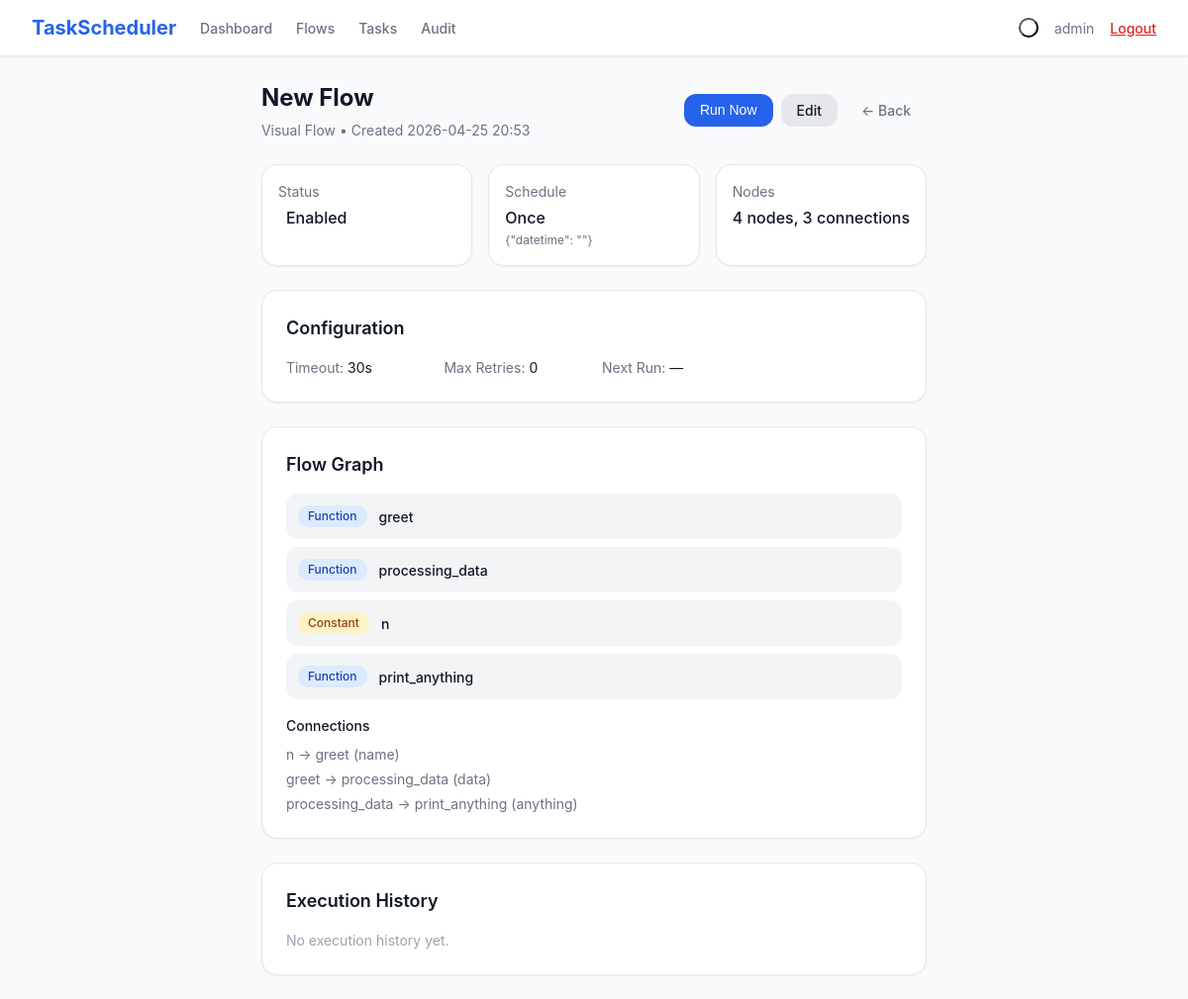
The page /flow/3 (signed in) on the database its author committed.
### models.py (models this page shows, shortened)
class Flow(db.Model):
    __tablename__ = 'flows'
    id = db.Column(db.Integer, primary_key=True)
    name = db.Column(db.String(200), nullable=False)
    schedule_type = db.Column(db.String(50), nullable=False)
    schedule_config = db.Column(db.Text, default='{}')
    enabled = db.Column(db.Boolean, default=True)
    nodes = db.Column(db.Text, default='[]')
    connections = db.Column(db.Text, default='[]')
    timeout_seconds = db.Column(db.Integer, default=30)
    max_retries = db.Column(db.Integer, default=0)
    last_run_time = db.Column(db.DateTime, nullable=True)
    last_run_status = db.Column(db.String(20), nullable=True)
    last_run_output = db.Column(db.Text, nullable=True)
    last_run_node_errors = db.Column(db.Text, default='{}')
    next_run_time = db.Column(db.DateTime, nullable=True)
    created_at = db.Column(db.DateTime, default=datetime.utcnow)
    updated_at = db.Column(db.DateTime, default=datetime.utcnow, onupdate=datetime.utcnow)
    def get_nodes(self):
        return json.loads(self.nodes) if self.nodes else []
    def get_connections(self):
        return json.loads(self.connections) if self.connections else []
    def get_schedule_config(self):
        return json.loads(self.schedule_config) if self.schedule_config else {}
    def get_node_errors(self):
        return json.loads(self.last_run_node_errors) if self.last_run_node_errors else {}

### app.py (the view)
@app.route('/flow/<int:id>')
@login_required
def flow_detail(id):
    flow = Flow.query.get_or_404(id)
    logs = ExecutionLog.query.filter_by(flow_id=id).order_by(ExecutionLog.run_time.desc()).limit(20).all()
    return render_template('flow_detail.html', flow=flow, logs=logs)

### app.py (called while the page is built)
def login_required(f):
    @wraps(f)
    def decorated_function(*args, **kwargs):
        if 'user_id' not in session:
            if request.is_json or request.path.startswith('/api/'):
                return jsonify({'error': 'Unauthorized'}), 401
            return redirect(url_for('login'))
        return f(*args, **kwargs)
    return decorated_function

### templates/flow_detail.html (shortened to what this page needs)
{% extends "base.html" %}
{% block content %}
<div class="max-w-5xl mx-auto space-y-6">
    <div class="flex items-center justify-between">
        <div>
            <h1 class="text-2xl font-bold text-body">{{ flow.name }}</h1>
            <p class="text-sm text-muted mt-1">Visual Flow &bull; Created {{ flow.created_at.strftime('%Y-%m-%d %H:%M') }}</p>
        </div>
        <div class="flex gap-2">
            <button onclick="runFlow({{ flow.id }})" class="btn btn-primary">Run Now</button>
            <a href="{{ url_for('flow_edit', id=flow.id) }}" class="btn btn-secondary">Edit</a>
            <a href="{{ url_for('flows_list') }}" class="btn btn-ghost">&larr; Back</a>
        </div>
    </div>
    <div class="grid grid-2 md-grid-3 gap-4">
        <div class="card p-4">
            <div class="text-sm text-muted">Status</div>
            <div class="flex items-center gap-2 mt-1">
                <span class="font-medium text-body">{{ 'Enabled' if flow.enabled else 'Disabled' }}</span>
            </div>
        </div>
        <div class="card p-4">
            <div class="text-sm text-muted">Schedule</div>
            <div class="font-medium text-body mt-1">{{ flow.schedule_type|title }}</div>
            <div class="text-xs text-muted mt-0-5">{{ flow.get_schedule_config()|tojson }}</div>
        </div>
        <div class="card p-4">
            <div class="text-sm text-muted">Nodes</div>
            <div class="font-medium text-body mt-1">{{ flow.get_nodes()|length }} nodes, {{ flow.get_connections()|length }} connections</div>
        </div>
    </div>
    <div class="card p-6">
        <h3 class="text-lg font-semibold text-body mb-4">Configuration</h3>
        <div class="grid grid-2 md-grid-4 gap-4 text-sm">
            <div><span class="text-muted">Timeout:</span> <span class="text-body">{{ flow.timeout_seconds }}s</span></div>
            <div><span class="text-muted">Max Retries:</span> <span class="text-body">{{ flow.max_retries }}</span></div>
            <div><span class="text-muted">Next Run:</span> <span class="text-body">{{ flow.next_run_time.strftime('%Y-%m-%d %H:%M') if flow.next_run_time else '—' }}</span></div>
        </div>
    </div>
    <div class="card p-6">
        <h3 class="text-lg font-semibold text-body mb-4">Flow Graph</h3>
        {% set nodes = flow.get_nodes() %}
        {% set conns = flow.get_connections() %}
        {% if nodes %}
        <div class="space-y-2">
            {% for node in nodes %}
            <div class="flex items-center gap-3 p-3 bg-gray-100 dark:bg-gray-900 rounded-lg">
                <span class="badge {% if node.type == 'function' %}badge-blue{% else %}badge-amber{% endif %}">{{ node.type|title }}</span>
                <span class="font-medium text-sm text-body">{{ node.name }}</span>
                {% set node_errors = flow.get_node_errors() %}
            </div>
            {% endfor %}
        </div>
        {% if conns %}
        <div class="mt-4">
            <h4 class="text-sm font-medium text-body mb-2">Connections</h4>
            <div class="space-y-1">
                {% for conn in conns %}
                {% set src = nodes|selectattr('id', 'equalto', conn.source)|first %}
                {% set tgt = nodes|selectattr('id', 'equalto', conn.target)|first %}
                <div class="text-sm text-muted">
                    {{ src.name if src else conn.source }} &rarr; {{ tgt.name if tgt else conn.target }} ({{ conn.targetParam }})
                </div>
                {% endfor %}
            </div>
        </div>
        {% endif %}
        {% else %}
        <p class="text-light text-sm">No nodes in this flow.</p>
        {% endif %}
    </div>
    <div class="card p-6">
        <h3 class="text-lg font-semibold text-body mb-4">Execution History</h3>
        {% if logs %}
        <div class="table-wrap">
            <table>
                <thead><tr><th>Time</th><th>Status</th><th>Duration</th><th>Attempt</th><th>Output</th></tr></thead>
                <tbody>
                    {% for log in logs %}
                    <tr>
                        <td class="text-muted whitespace-nowrap">{{ log.run_time.strftime('%m/%d %H:%M:%S') }}</td>
                        <td><span class="badge {% if log.status == 'success' %}badge-green{% else %}badge-red{% endif %}">{{ log.status|title }}</span></td>
                        <td class="text-muted">{{ log.duration_ms }}ms</td>
                        <td class="text-muted">#{{ log.attempt_number }}</td>
                        <td class="text-muted max-w-md truncate">{{ log.output or '—' }}</td>
                    </tr>
                    {% endfor %}
                </tbody>
            </table>
        </div>
        {% else %}
        <p class="text-light text-sm">No execution history yet.</p>
        {% endif %}
    </div>
</div>
{% endblock %}

### static/css/style.css (style rules this page uses)
:root { --bg-body: #f9fafb; --bg-card: #ffffff; --bg-nav: #ffffff; --bg-sidebar: #f3f4f6; --bg-input: #ffffff; --bg-code: #f3f4f6; --bg-hover: #f9fafb; --bg-badge-green: #dcfce7; --bg-badge-red: #fee2e2; --bg-badge-blue: #dbeafe; --bg-badge-amber: #fef3c7; --bg-badge-purple: #f3e8ff; --bg-badge-gray: #f3f4f6; --bg-primary-50: #eff6ff; --bg-primary-100: #dbeafe; --bg-primary-600: #2563eb; --bg-primary-700: #1d4ed8; --bg-green-600: #16a34a; --bg-green-700: #15803d; --bg-gray-100: #f3f4f6; --bg-gray-200: #e5e7eb; --bg-gray-600: #4b5563; --bg-gray-700: #374151; --bg-gray-800: #1f2937; --bg-gray-900: #111827; --bg-red-100: #fee2e2; --bg-red-500: #ef4444; --bg-red-600: #dc2626; --text-body: #111827; --text-muted: #6b7280; --text-light: #9ca3af; --text-primary: #2563eb; --text-green: #16a34a; --text-red: #dc2626; --text-purple: #9333ea; --text-amber: #92400e; --text-blue: #1e40af; --border-color: #e5e7eb; --border-dark: #d1d5db; --shadow-sm: 0 1px 2px 0 rgba(0,0,0,0.05); --shadow: 0 1px 3px 0 rgba(0,0,0,0.1), 0 1px 2px -1px rgba(0,0,0,0.1); --shadow-lg: 0 10px 15px -3px rgba(0,0,0,0.1), 0 4px 6px -4px rgba(0,0,0,0.1); --shadow-xl: 0 20px 25px -5px rgba(0,0,0,0.1), 0 8px 10px -6px rgba(0,0,0,0.1); --radius-sm: 0.375rem; --radius: 0.5rem; --radius-lg: 0.75rem; --radius-xl: 1rem; --radius-full: 9999px; }
* { box-sizing: border-box; margin: 0; padding: 0; }
html, body { height: 100%; }
body { font-family: -apple-system, BlinkMacSystemFont, 'Segoe UI', Roboto, sans-serif; background: var(--bg-body); color: var(--text-body); line-height: 1.5; -webkit-font-smoothing: antialiased; }
.page { min-height: 100vh; display: flex; flex-direction: column; }
.flex { display: flex; }
.items-center { align-items: center; }
.justify-between { justify-content: space-between; }
.gap-2 { gap: 0.5rem; }
.gap-3 { gap: 0.75rem; }
.gap-4 { gap: 1rem; }
.grid { display: grid; }
.grid-2 { grid-template-columns: repeat(2, 1fr); }
@media (min-width: 768px) { .md-grid-3 { grid-template-columns: repeat(3, 1fr); } }
@media (min-width: 768px) { .md-grid-4 { grid-template-columns: repeat(4, 1fr); } }
.mb-2 { margin-bottom: 0.5rem; }
.mb-4 { margin-bottom: 1rem; }
.mt-0-5 { margin-top: 0.125rem; }
.mt-1 { margin-top: 0.25rem; }
.mt-4 { margin-top: 1rem; }
.mx-auto { margin-left: auto; margin-right: auto; }
.p-3 { padding: 0.75rem; }
.p-4 { padding: 1rem; }
.p-6 { padding: 1.5rem; }
.space-y-1 > * + * { margin-top: 0.25rem; }
.space-y-2 > * + * { margin-top: 0.5rem; }
.space-y-6 > * + * { margin-top: 1.5rem; }
.text-xs { font-size: 0.75rem; }
.text-sm { font-size: 0.875rem; }
.text-lg { font-size: 1.125rem; }
.text-2xl { font-size: 1.5rem; }
.font-medium { font-weight: 500; }
.font-semibold { font-weight: 600; }
.font-bold { font-weight: 700; }
.text-body { color: var(--text-body); }
.text-muted { color: var(--text-muted); }
.text-light { color: var(--text-light); }
.bg-gray-100 { background: var(--bg-gray-100); }
.card { background: var(--bg-card); border-radius: var(--radius-xl); box-shadow: var(--shadow-sm); border: 1px solid var(--border-color); }
.btn { display: inline-flex; align-items: center; justify-content: center; gap: 0.5rem; padding: 0.5rem 1rem; border-radius: var(--radius-lg); font-size: 0.875rem; font-weight: 500; border: none; cursor: pointer; text-decoration: none; transition: all 0.15s; line-height: 1.25; }
.btn-primary { background: var(--bg-primary-600); color: #fff; }
.btn-secondary { background: var(--bg-gray-200); color: var(--text-body); }
.btn-ghost { background: transparent; color: var(--text-muted); }
.badge { display: inline-flex; align-items: center; padding: 0.125rem 0.625rem; border-radius: var(--radius-full); font-size: 0.75rem; font-weight: 500; }
.badge-blue { background: var(--bg-badge-blue); color: var(--text-blue); }
.badge-amber { background: var(--bg-badge-amber); color: var(--text-amber); }
.rounded-lg { border-radius: var(--radius-lg); }
.max-w-5xl { max-width: 64rem; }
.md-grid-3 { grid-template-columns: 1fr; }
.md-grid-4 { grid-template-columns: 1fr; }

### rows shown on the page
Flow: name "New Flow", created_at "2026-04-25 20:53", enabled "Enabled", schedule_type "Once", get_schedule_config|tojson "{\"datetime\": \"\"}", timeout_seconds "30", max_retries "0", next_run_time "—"

### other values the page prints
{{ session.username }} "admin"
{{ flow.get_nodes()|length }} "4"
{{ flow.get_connections()|length }} "3"
{{ node.type|title }} "Function" "Function" "Constant" "Function"
{{ node.name }} "greet" "processing_data" "n" "print_anything"
{{ src.name if src else conn.source }} "n" "greet" "processing_data"
{{ tgt.name if tgt else conn.target }} "greet" "processing_data" "print_anything"
{{ conn.targetParam }} "name" "data" "anything"
